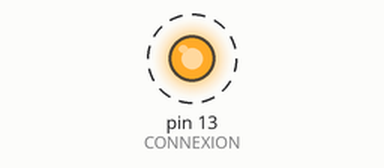
A sketch run on a simulated Arduino Uno, built with avr-gcc and run on an emulated ATmega328P. Parts: output pins drawn as LEDs (lit = HIGH). Dashed ring = blinking.

Above: at 0.2 s.
Timing chart, 0 to 3.0 s (numbered marks = the images above):
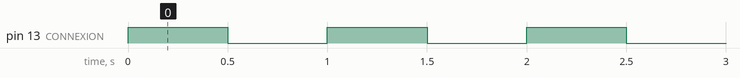

Measured:
- by itself, pin 13 (CONNEXION): alternates HIGH for 0.50 s and LOW for 0.50 s

The sketch:

Projet3.ino
```cpp
const int CONNEXION=13;

void setup()
{
  pinMode(CONNEXION,OUTPUT);
}

void loop()
{
  digitalWrite(CONNEXION,HIGH);
  delay(500);
  digitalWrite(CONNEXION,LOW);
  delay(500);
}
```
